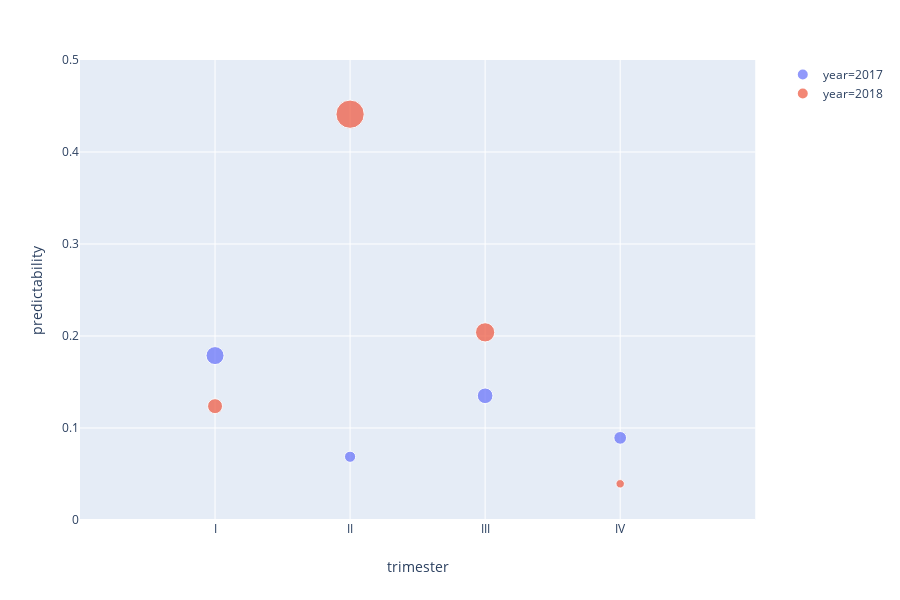

Write notebook code for a chart like this one.
### Markdown cell above
### Localidades with low predictability values

### Code cell
df_localidad = df_prediction[df_prediction["localidad"] == "TEUSAQUILLO"]
fig = px.scatter(df_localidad, x="trimester", y="predictability",color="year",size="predictability")
fig.update_xaxes(range=[-1, 4])
fig.update_yaxes(range=[0, 0.5])
fig.show()

### Figure 1 — Plotly figure (JSON) as saved in the notebook; plotly's stock layout.template omitted (floating-point values rounded to 4 significant figures)
{"data": [{"hoverlabel": {"namelength": 0}, "hovertemplate": "year=2017<br>trimester=%{x}<br>predictability=%{marker.size}", "legendgroup": "year=2017", "marker": {"color": "#636efa", "size": [0.1787, 0.06875, 0.135, 0.08928], "sizemode": "area", "sizeref": 0.001103, "symbol": "circle"}, "mode": "markers", "name": "year=2017", "showlegend": true, "type": "scatter", "x": ["I", "II", "III", "IV"], "xaxis": "x", "y": [0.1787, 0.06875, 0.135, 0.08928], "yaxis": "y"}, {"hoverlabel": {"namelength": 0}, "hovertemplate": "year=2018<br>trimester=%{x}<br>predictability=%{marker.size}", "legendgroup": "year=2018", "marker": {"color": "#EF553B", "size": [0.1237, 0.4411, 0.204, 0.03935], "sizemode": "area", "sizeref": 0.001103, "symbol": "circle"}, "mode": "markers", "name": "year=2018", "showlegend": true, "type": "scatter", "x": ["I", "II", "III", "IV"], "xaxis": "x", "y": [0.1237, 0.4411, 0.204, 0.03935], "yaxis": "y"}], "layout": {"height": 600, "legend": {"itemsizing": "constant", "tracegroupgap": 0}, "margin": {"t": 60}, "xaxis": {"anchor": "y", "domain": [0, 0.98], "range": [-1, 4], "title": {"text": "trimester"}}, "yaxis": {"anchor": "x", "domain": [0, 1], "range": [0, 0.5], "title": {"text": "predictability"}}}}
